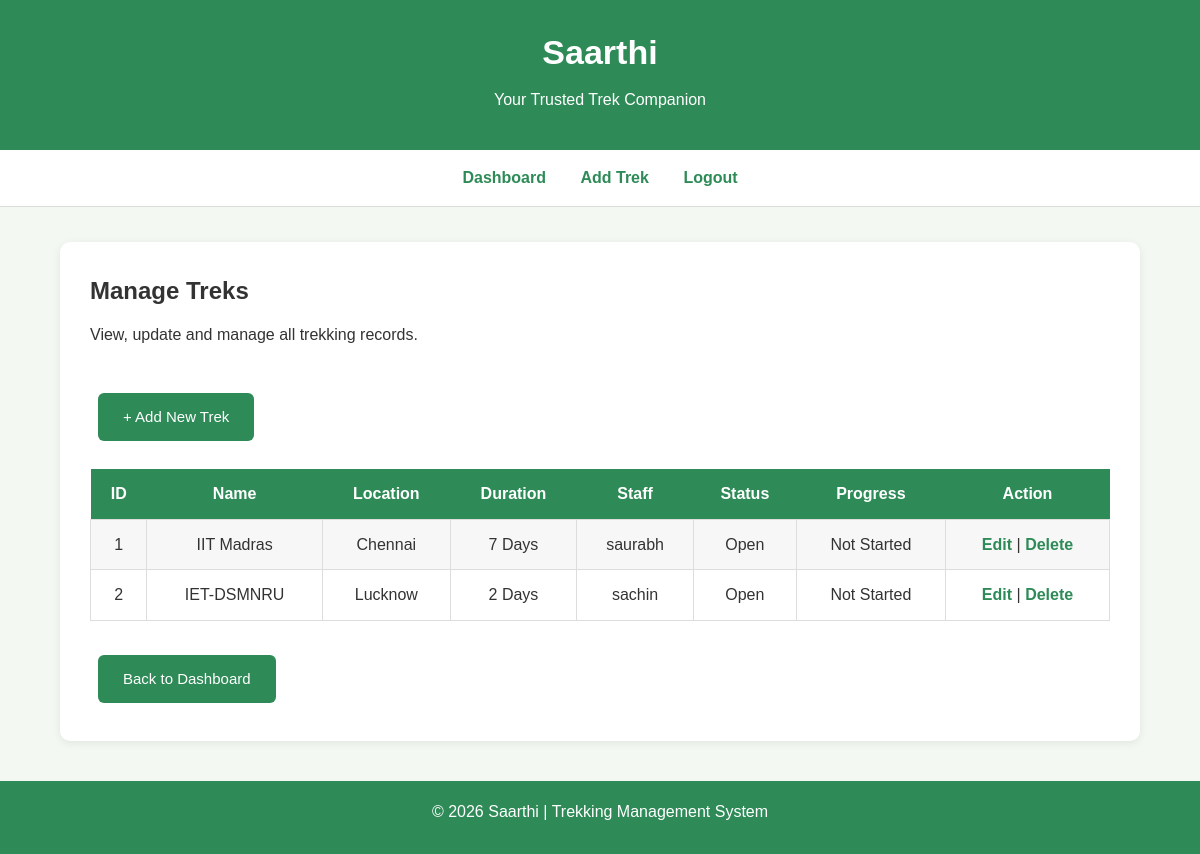
The page /treks on the database its author committed.
### app.py (models this page shows)
class Trekking_table(db.Model):
    id = db.Column(db.Integer, primary_key=True)
    name = db.Column(db.String(100), nullable=False)
    location = db.Column(db.String(100), nullable=False)
    user_id = db.Column(db.Integer, db.ForeignKey('user.id'), nullable=False)
    description = db.Column(db.Text, nullable=False)
    duration = db.Column(db.Integer, nullable=False)
    staff_id = db.Column(db.Integer, db.ForeignKey('staff.id'))
    available_slots = db.Column(db.Integer, default=20)
    status = db.Column(db.String(20), default="Open")
    progress = db.Column(db.String(20), default="Not Started")

class Staff(db.Model):
    id = db.Column(db.Integer, primary_key=True)
    name = db.Column(db.String(100), nullable=False)
    role = db.Column(db.String(20), nullable=False)
    status = db.Column(db.String(20), default="Active")
    treks = db.relationship('Trekking_table', backref='staff', lazy=True)

### app.py (the view)
@app.route("/treks")
def list_treks():
    treks = Trekking_table.query.all()
    return render_template('Admin/treks.html', treks=treks)

### templates/Admin/treks.html (shortened to what this page needs)
<!DOCTYPE html>
<html lang="en">
<head>
    <link rel="stylesheet" href="{{ url_for('static', filename='css/style.css') }}">
</head>
<body>
    <header>
        <h1>Saarthi</h1>
        <p>Your Trusted Trek Companion</p>
    </header>
    <nav>
        <a href="/admin_dashboard">Dashboard</a>
        <a href="/create_trek">Add Trek</a>
        <a href="/logout">Logout</a>
    </nav>
    <div class="container">
        <div class="card">
            <h2>Manage Treks</h2>
            <p>
                View, update and manage all trekking records.
            </p>
            <br>
            <a href="/create_trek" class="btn">+ Add New Trek</a>
            <table>
                <tr>
                    <th>ID</th>
                    <th>Name</th>
                    <th>Location</th>
                    <th>Duration</th>
                    <th>Staff</th>
                    <th>Status</th>
                    <th>Progress</th>
                    <th>Action</th>
                </tr>
                {% for trek in treks %}
                <tr>
                    <td>{{ trek.id }}</td>
                    <td>{{ trek.name }}</td>
                    <td>{{ trek.location }}</td>
                    <td>{{ trek.duration }} Days</td>
                    <td>
                        {% if trek.staff %}
                            {{ trek.staff.name }}
                        {% else %}
                            Not Assigned
                        {% endif %}
                    </td>
                    <td>{{ trek.status }}</td>
                    <td>{{ trek.progress }}</td>
                    <td>
                        <a href="/update_trek/{{ trek.id }}">Edit</a>
                        |
                        <a href="/remove_trek/{{ trek.id }}">Delete</a>
                    </td>
                </tr>
                {% endfor %}
            </table>
            <br>
            <a href="/admin_dashboard" class="btn">Back to Dashboard</a>
        </div>
    </div>
    <footer>
        <p>© 2026 Saarthi | Trekking Management System</p>
    </footer>
</body>
</html>

### static/css/style.css (style rules this page uses)
* { margin:0; padding:0; box-sizing:border-box; }
body { font-family:Arial, Helvetica, sans-serif; background:#f4f8f3; color:#333; line-height:1.6; }
header { background:#2e8b57; color:white; text-align:center; padding:25px; }
header h1 { font-size:34px; margin-bottom:8px; }
header p { font-size:16px; }
nav { background:white; text-align:center; padding:15px; border-bottom:1px solid #dddddd; }
nav a { color:#2e8b57; text-decoration:none; margin:0 15px; font-weight:bold; }
.container { width:90%; max-width:1100px; margin:35px auto; }
.card { background:white; padding:30px; border-radius:10px; box-shadow:0 2px 8px rgba(0,0,0,0.08); margin-bottom:30px; }
.btn { display:inline-block; background:#2e8b57; color:white; text-decoration:none; padding:12px 25px; border-radius:6px; margin:8px; border:none; cursor:pointer; font-size:15px; }
table { width:100%; border-collapse:collapse; background:white; margin-top:20px; }
table th { background:#2e8b57; color:white; padding:12px; }
table td { padding:12px; border:1px solid #dddddd; text-align:center; }
table tr:nth-child(even) { background:#f7f7f7; }
table a { color:#2e8b57; text-decoration:none; font-weight:bold; }
h1 { margin-bottom:15px; }
h2 { margin-bottom:12px; }
p { margin-bottom:12px; }
a { color:#2e8b57; }
footer { margin-top:40px; background:#2e8b57; color:white; text-align:center; padding:18px; }

### rows shown on the page
Trekking_table: id "1", name "IIT Madras", location "Chennai", duration "7", staff.name "saurabh", status "Open", progress "Not Started"
Trekking_table: id "2", name "IET-DSMNRU", location "Lucknow", duration "2", staff.name "sachin", status "Open", progress "Not Started"
